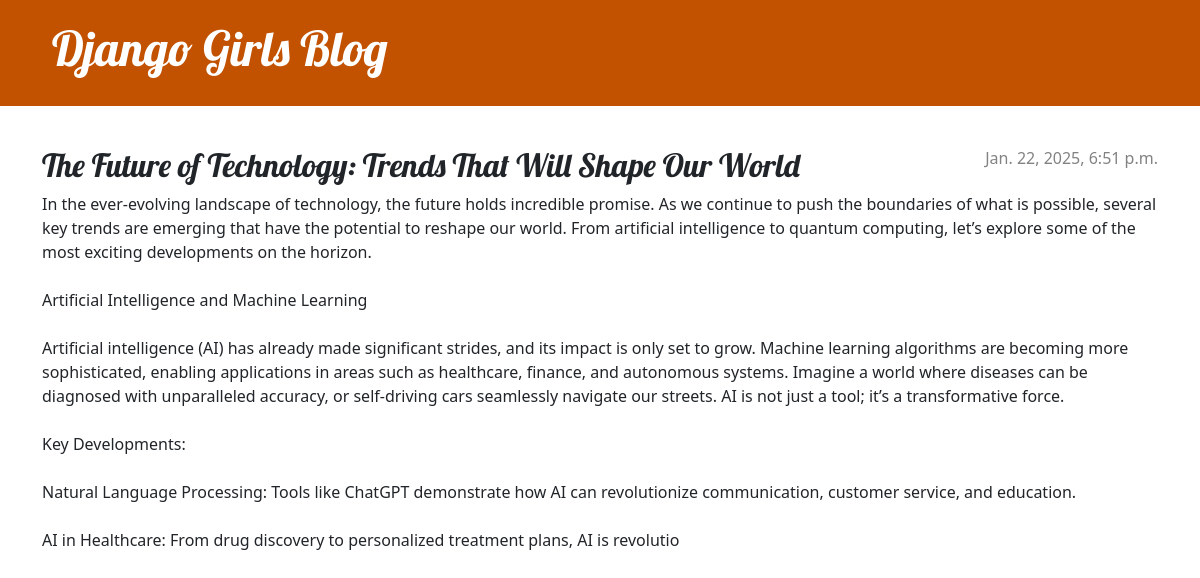
The app's page /post/4/ with its own data.
### blog/models.py (models this page shows, shortened)
class Post(models.Model):
    author = models.ForeignKey(settings.AUTH_USER_MODEL, on_delete=models.CASCADE)
    title = models.CharField(max_length=200)
    text = models.TextField()
    created_date = models.DateTimeField(default=timezone.now)
    published_date = models.DateTimeField(blank=True, null=True)

### blog/views.py (the view)
# urls.py: path('post/<int:pk>/', views.post_detail, name='post_detail'),
def post_detail(request, pk):
    post = get_object_or_404(Post, pk=pk)
    return render(request, 'blog/post_detail.html', {'post': post})

### blog/templates/blog/post_detail.html (shortened to what this page needs)
{% extends 'blog/base.html' %}
{% block content %}
    <article class="post">
        {% if post.published_date %}
            <time class="date">
                {{ post.published_date }}
            </time>
        {% endif %}
        <h2>{{ post.title }}</h2>
        <p>{{ post.text|linebreaksbr }}</p>
    </article>
{% endblock %}

### blog/static/css/blog.css (style rules this page uses)
h1, h2, h3, h4 { font-family: 'Lobster', cursive; }
.date { color: #828282; }
.post { margin-bottom: 70px; }
.post > .date, .post > .actions { float: right; }

### records on screen
Post: published_date "Jan. 22, 2025, 6:51 p.m.", title "The Future of Technology: Trends That Will Shape Our World", text "In the ever-evolving landscape of technology, the future holds incredible promise. As we continue to push the boundaries of what is possible, several key trends are emerging that have the potential to reshape our world. From artificial intelligence to quantum computing, let’s explore some of the most exciting developments on the horizon. Artificial Intelligence and Machine Learning Artificial intelligence (AI) has already made significant strides, and its impact is only set to grow. Machine learning algorithms are becoming more sophisticated, enabling applications in areas such as healthcare, finance, and autonomous systems. Imagine a world where diseases can be diagnosed with unparalleled…"
